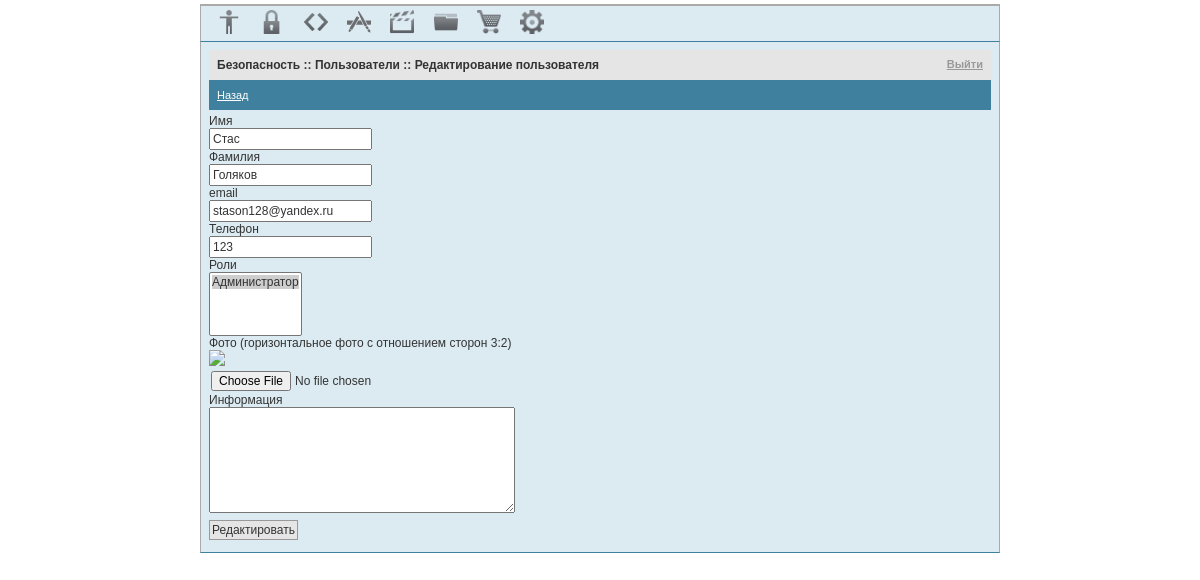
The app's page /admin/index.php?p=user_edit&id_user=22 (signed in) with its own data.
### tables this page shows
CREATE TABLE `user` (
  `id_user` int(11) NOT NULL AUTO_INCREMENT,
  `first_name` text,
  `last_name` text,
  `patronymic` text,
  `photo` text,
  `info` text,
  `country` text,
  `sity` text,
  `zip_code` varchar(10) DEFAULT NULL,
  `street` text,
  `house` varchar(10) DEFAULT NULL,
  `composition` varchar(10) DEFAULT NULL,
  `building` varchar(10) DEFAULT NULL,
  `flat` varchar(10) DEFAULT NULL,
  `office` varchar(10) DEFAULT NULL,
  `phone` text,
  `email` text,
  `password` text,
  `counter` int(11) DEFAULT NULL,
  `date_registration` timestamp NULL DEFAULT NULL,
  `activated` tinyint(1) DEFAULT NULL,
  `date_last_activity` timestamp NULL DEFAULT NULL,
  `deleted` tinyint(1) NOT NULL DEFAULT '0',
  `cash` int(11) DEFAULT '0',
  `cash_last_date` datetime DEFAULT NULL COMMENT 'Дата, когда мастер последний раз забирал деньги',
  `cash_last_money` float DEFAULT NULL,
  PRIMARY KEY (`id_user`)
);

### common/CPage.php (called while the page is built, shortened)
<?php
abstract class CPage {
        ?>
        <?php
    public function content() {
        if (function_exists('p_content'))
            return p_content();
    }
}
?>

### common/CUser.php (called while the page is built, shortened)
<?php
include 'CRole.php';
class CUser {
    protected $first_name = false;
    protected $last_name = false;
    protected $photo = false;
    protected $phone = false;
    protected $email = false;
    protected $roles = array();
    public function __construct($id_user) {
        $result = mysql_query("SELECT * FROM `user` WHERE `id_user`='$id_user'");
        $row = mysql_fetch_array($result);
        $this->id_user = $id_user;
        $this->first_name = $row['first_name'];
        $this->last_name = $row['last_name'];
        $this->photo = $row['photo'];
        $this->phone = $row['phone'];
        $this->email = $row['email'];
        $result = mysql_query("SELECT * FROM `user_role` WHERE `id_user`='$this->id_user'") or die("!user");
        while ($row = mysql_fetch_array($result)) {
            array_push($this->roles, new CRole($row['id_role']));
        }
    }
    public function photo() {
        return $this->photo;
    }
    public function first_name() {
        return $this->first_name;
    }
    public function last_name() {
        return $this->last_name;
    }
    public function phone() {
        return $this->phone;
    }
    public function email() {
        return $this->email;
    }
    public function has_role($id_role) {
        foreach ($this->roles as $role) {
            if ($role->id_role() == $id_role)
                return true;
        }
        return false;
    }
}
?>

### common/CRole.php (called while the page is built, shortened)
<?php
include 'CPermission.php';
class CRole {
    private $id_role = false;
    private $permissions = array();
    public function __construct($id_role = 0) {
        $result = mysql_query("SELECT * FROM `role` WHERE `id_role`='$id_role'");
        $row = mysql_fetch_array($result);
        $this->id_role = $id_role;
        $result = mysql_query("SELECT * FROM `role_permission` WHERE `id_role`='$this->id_role'") or die(mysql_error());
        while ($row = mysql_fetch_array($result)) {
            array_push($this->permissions, new CPermission($row['id_permission']));
        }
    }
    public function id_role() {
        return $this->id_role;
    }
}
?>

### common/CPermission.php (called while the page is built, shortened)
<?php
class CPermission {
    public function __construct($id_permission = 0) {
        $result = mysql_query("SELECT * FROM `permission` WHERE `id_permission`='$id_permission'");
        $row = mysql_fetch_array($result);
    }
}
?>

### admin/_user_edit.php (the view, shortened to what this page needs)
<?php
function p_dark_block() {
    ?>
    <a href="index.php?p=user">Назад</a>
    <?php
}
function p_content() {
    $id_user = $_GET['id_user'];
    $user = new CUser($id_user)
    ?>
    <form action="user_edit.php" method="post" enctype="multipart/form-data">
        <p>Имя</p>
        <input type="text" name="first_name" required="required" value="<?php echo $user->first_name(); ?>"  />
        <p>Фамилия</p>
        <input type="text" name="last_name"   required="required"    value="<?php echo $user->last_name(); ?>"/>
        <p>email</p>
        <input type="email" name="email"   required="required"   value="<?php echo $user->email(); ?>" />
        <p>Телефон</p>
        <input type="tel" name="phone"   required="required"   value="<?php echo $user->phone(); ?>" />
        <p>Роли</p>
        <select name="id_role[]" multiple="yes" size="4" required="required">
            <?php
            $result = mysql_query("SELECT * FROM `role`") or die(mysql_error());
            while ($row = mysql_fetch_array($result)) {
                echo "<option value='" . $row['id_role'] . "' ";
                if ($user->has_role($row['id_role']))
                    echo "selected='yes' ";
                echo ">" . $row['name'] . "</option>";
            }
            ?>
        </select>
        <p>Фото (горизонтальное фото с отношением сторон 3:2)</p>
        <p><img src="../img/master/<?php echo $user->photo(); ?>" /></p>
        <input type="file" name="photo" accept="image/jpeg" />
        <p>Информация</p>
        <textarea name="info"><?php echo $user->info(); ?></textarea>
        <input type="submit" value="Редактировать"/>
    </form>
    <?php
}
?>

### admin/css/general.css (style rules this page uses)
* { margin: 0; padding: 0; direction: ltr; font-family: tahoma, arial, verdana, sans-serif, Lucida Sans; font-size: 12px; color: #333333; }
html,body { background-color: white; }
a { cursor: pointer; }
img, iframe { border: none; }
button, input[type=submit] { background-color: #e5e5e5; border: 1px solid #999999; cursor: pointer; padding: 2px; margin: 4px 0; }
input, textarea, select { padding: 2px; margin: 0 auto; }
textarea { min-height: 100px; min-width: 300px; }
.dark_block a { color: white; margin-right: 16px; font-size: 11px; }

### records on screen
user: first_name "Стас", last_name "Голяков", email "stason128@yandex.ru", phone "123"

### other values on screen
$page->description() "Безопасность :: Пользователи :: Редактирование пользователя"
form field value "Администратор ☑"
